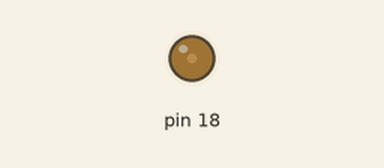
A program run on a simulated Raspberry Pi (header pin numbers). Shown: output pins drawn as LEDs (lit = HIGH). At 10.1 s the program stops and its outputs stay as they are.

Above: at 1.95 s.
At 3.95 s:
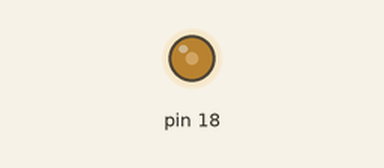
At 6.05 s:
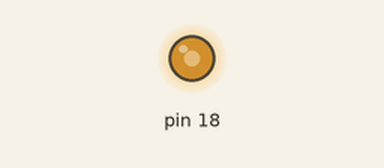
At 10.2 s:
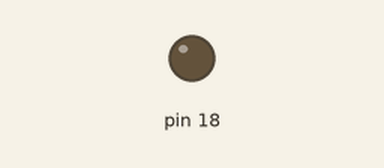
Timing chart, 0 to 11.6 s (numbered marks = the images above):
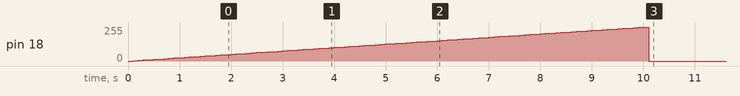

Measured:
- by itself, pin 18: rises from 0/255 to 255/255 in 9.9 s, then falls to 0/255 in 0.10 s

The program:

led_pwm.py
```python
import RPi.GPIO as GPIO
import time

def led_pwm(pin):
    GPIO.setmode(GPIO.BOARD)
    GPIO.setup(pin, GPIO.OUT)

    pwm = GPIO.PWM(pin, 100) # pwm 설정 (100Hz)
    pwm.start(0)

    # 밝기가 0에서 100 까지 0.1초 간격으로 바뀜
    for i in range(101):
        pwm.ChangeDutyCycle(i)
        time.sleep(0.1)

    pwm.stop()
    GPIO.cleanup()

led_pwm(18)
```
